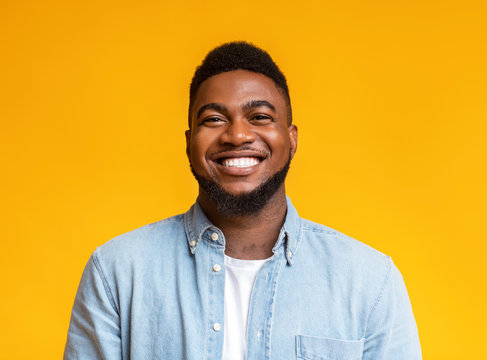
#> input picture simple_photoEditor/uploaded_images/person_1.jpg, 487 x 360 px, found by its file name
$ python PhotoEditer.py
#> lines starting #> are read from the running program, lines starting #| are printed output that depends on the picture
from PIL import Image, ImageEnhance, ImageFilter
import os


class PhotoEdit:

    def __init__(self, img_path, img_save_path) -> None:
        """
        Initializes the PhotoEdit class with the image path and save path.

        Args:
            img_path (str): The path to the image file.
            img_save_path (str): The path to save the edited image.
        """
        # Store the image path
        self.img_path = img_path

        # Store the image save path
        self.img_save_path = img_save_path

        # Open the image using PIL
        self.image = Image.open(self.img_path)
#> self.image is the input picture: PIL image 487x360 RGB; mean R, G, B 219.7, 172.9, 64.3

    def rotate_image(self, rotation_angle: int):
        """
        Rotate the image by the given rotation angle.

        Args:
            rotation_angle (int): The rotation angle in degrees.

        Returns:
            PIL.Image.Image: The rotated image.
        """
#> called with rotation_angle = 20
        # Rotate the image
        image = self.image.rotate(rotation_angle)
        return image

    def resize_image(self, size: tuple):
        """
        Resize the image by the given size.

        Args:
            size (tuple): The size to resize the image to. The tuple must
                have two elements: the width and the height.

        Returns:
            PIL.Image.Image: The resized image.
        """
#> called with size = (200, 200)
        # Resize the image
        image = self.image.resize(size=size)
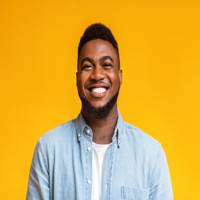
#> image: PIL image 200x200 RGB; mean R, G, B 219.7, 172.9, 64.3
        return image

    def enhance_image(self, enhancer_factor: int):
        """
        Enhance the image by applying a contrast filter, converting to grayscale,
        and rotating the image.

        Args:
            enhancer_factor (int): The factor by which to enhance the contrast.

        Returns:
            PIL.Image.Image: The enhanced image.
        """
#> called with enhancer_factor = 5
        # Apply a contrast filter to sharpen the image
        image = self.image.filter(ImageFilter.SHARPEN)
#> image: PIL image 487x360 RGB

        # Convert the image to grayscale
        image = image.convert("L")
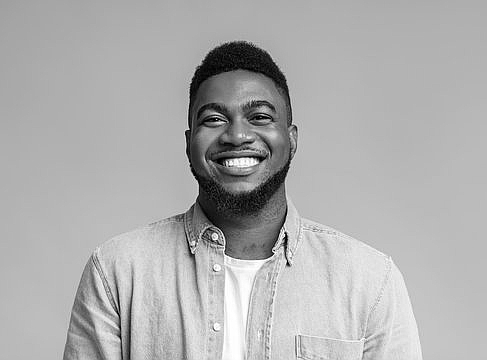
#> image: PIL image 487x360 L; min 0, max 255, mean 174.5

        # Rotate the image counterclockwise by 90 degrees
        image = image.rotate(-90)
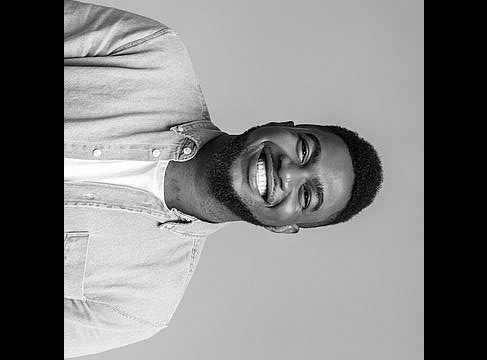
#> image: PIL image 487x360 L; min 0, max 255, mean 127.2

        # Enhance the contrast of the image
        enhancer = ImageEnhance.Contrast(image)
        image = enhancer.enhance(factor=enhancer_factor)
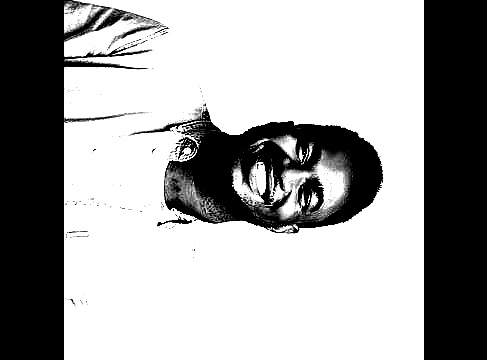
#> image: PIL image 487x360 L; min 0, max 255, mean 163.4

        return image

    def adjust_brightness(self, brightness_factor: float):
        """
        Adjust the brightness of the image.

        Args:
            brightness_factor (float): The factor by which to adjust the brightness.

        Returns:
            PIL.Image.Image: The image with adjusted brightness.
        """
#> called with brightness_factor = 1.2
        enhancer = ImageEnhance.Brightness(self.image)
        image = enhancer.enhance(brightness_factor)
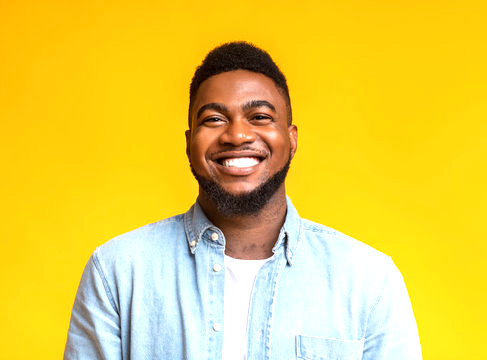
#> image: PIL image 487x360 RGB; mean R, G, B 233.6, 205.4, 72.2
        return image

    def adjust_contrast(self, contrast_factor: float):
        """
        Adjust the contrast of the image.

        Args:
            contrast_factor (float): The factor by which to adjust the contrast.

        Returns:
            PIL.Image.Image: The image with adjusted contrast.
        """
#> called with contrast_factor = 1.5
        enhancer = ImageEnhance.Contrast(self.image)
        image = enhancer.enhance(contrast_factor)
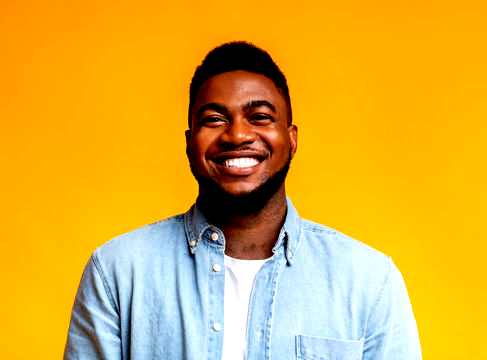
#> image: PIL image 487x360 RGB; mean R, G, B 221.7, 173.6, 57.3
        return image

    def adjust_sharpness(self, sharpness_factor: float):
        """
        Adjust the sharpness of the image.

        Args:
            sharpness_factor (float): The factor by which to adjust the sharpness.

        Returns:
            PIL.Image.Image: The image with adjusted sharpness.
        """
#> called with sharpness_factor = 2
        enhancer = ImageEnhance.Sharpness(self.image)
        image = enhancer.enhance(sharpness_factor)
        return image

    def flip_image(self, direction: str):
        """
        Flip the image horizontally or vertically.

        Args:
            direction (str): The direction to flip the image ('horizontal' or 'vertical').

        Returns:
            PIL.Image.Image: The flipped image.
        """
#> called with direction = 'horizontal'
        if direction == "horizontal":
            image = self.image.transpose(Image.FLIP_LEFT_RIGHT)
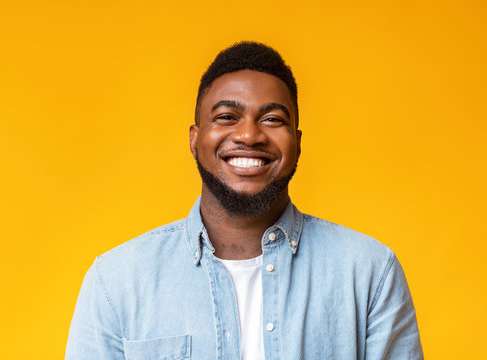
#> image: PIL image 487x360 RGB; mean R, G, B 219.7, 172.9, 64.3
        elif direction == "vertical":
            image = self.image.transpose(Image.FLIP_TOP_BOTTOM)
        else:
            raise ValueError("Direction must be 'horizontal' or 'vertical'")
        return image

    def save_image(self, image, suffix="_edited"):
        """
        Save the edited image to the specified save path.

        Args:
            image (PIL.Image.Image): The edited image to save.
            suffix (str): Suffix to append to the saved image file name.
        """
        # Get the cleaned image name by extracting the file name from the image path
        clean_name = os.path.splitext(os.path.basename(self.img_path))[0]

        # Save the edited image with the cleaned name and provided suffix
        image.save(f"{self.img_save_path}/{clean_name}{suffix}.jpg")


if __name__ == "__main__":

    edit_photo = PhotoEdit(
        img_path="/Users/diyorahenils/Documents/personal work/MiniPyExperiments/simple_photoEditor/uploaded_images/person_1.jpg",
        img_save_path="/Users/diyorahenils/Documents/personal work/MiniPyExperiments/simple_photoEditor/saved_images",
    )
    image = edit_photo.rotate_image(rotation_angle=20)
    image = edit_photo.resize_image(size=(200, 200))
    image = edit_photo.enhance_image(enhancer_factor=5)
    image = edit_photo.adjust_brightness(brightness_factor=1.2)
    image = edit_photo.adjust_contrast(contrast_factor=1.5)
    image = edit_photo.adjust_sharpness(sharpness_factor=2.0)
    image = edit_photo.flip_image(direction="horizontal")

    edit_photo.save_image(image=image)
